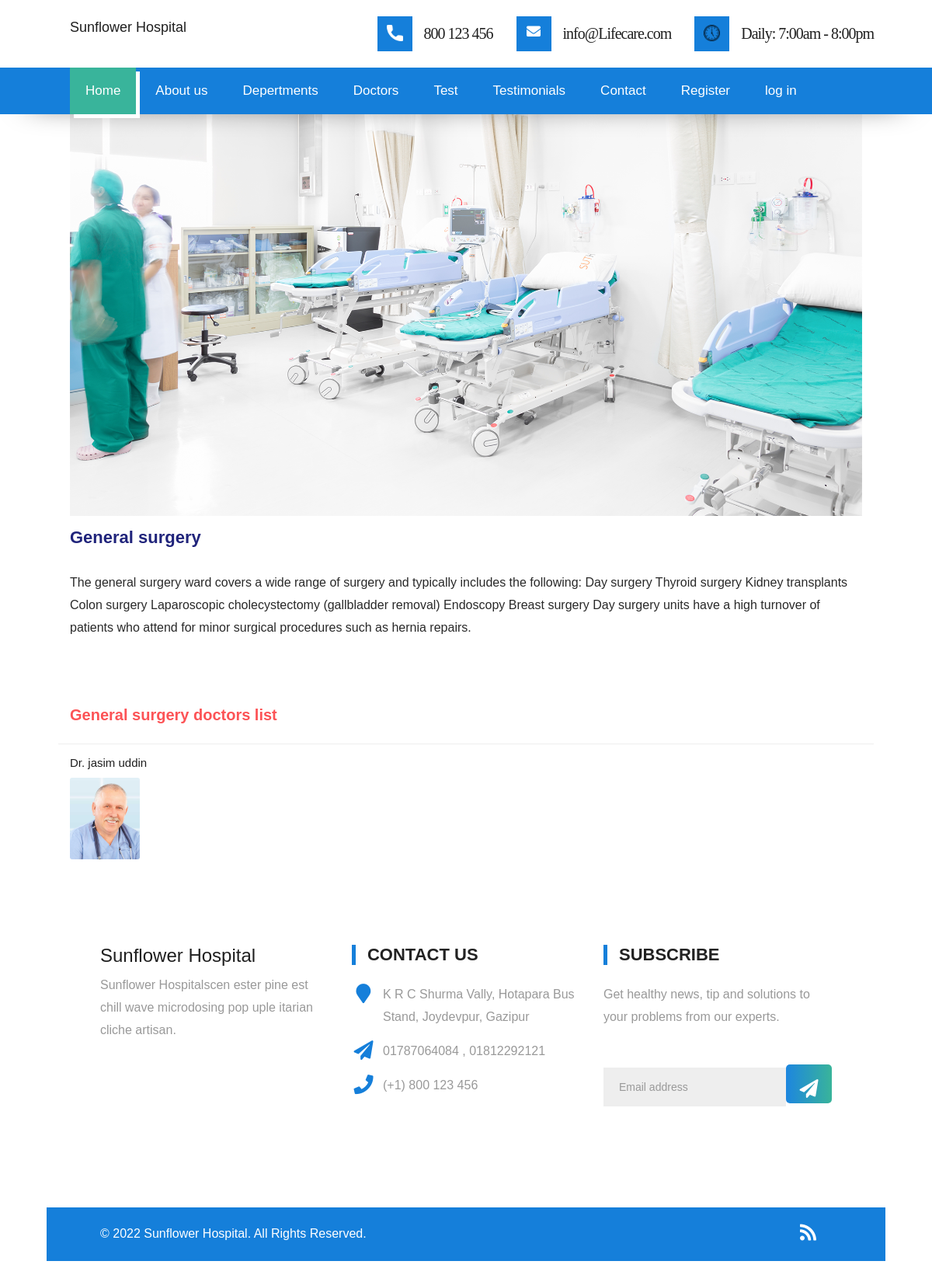
The page /department/1 on the database its author committed.
### homeapp/models.py (models this page shows, shortened)
class Department(models.Model):
    name = models.CharField(max_length=200)
    image= models.ImageField(null=True,blank=True, default="avatar.svg")
    details=models.TextField()
    deptdoctor = models.ForeignKey(Doctor, on_delete=models.SET_NULL, null=True,related_name='doctor_name')

### profileapp/models.py (models this page shows, shortened)
class Doctor(models.Model):
    name = models.CharField(max_length=200)
    speciallist = models.CharField(max_length=200)
    image= models.ImageField(null=True,blank=True, default="avatar.svg")
    details = models.TextField(null=True,blank=True)

### homeapp/views.py (the view)
# urls.py: path('department/<int:pk>', views.department_details, name='departmentdetails'),
def department_details(request,pk):
    object = Department.objects.get(pk=pk)
    return render(request,'homeapp/service_details.html',{'object':object})

### templates/homeapp/service_details.html
{% extends 'base.html' %}
{% load static %}
{% block content %}
{% include 'homeapp/navbar.html' %}
<div class="blog-single gray-bg">
    <div class="container">
        <div class="row align-items-start">
            <div class="col-lg-12 m-15px-tb">
                <article class="article">
                    <div class="article-img">
                        <img src="{{ object.image.url }}" title="" alt="">
                    </div>
                    <div class="article-title">
                        <h2 class="align-items-center">{{object.name}}</h2>
                    </div>
                    <div class="article-content">
                        <p>{{object.details}}</p>
                    </div>
                </article>
            </div>
            <div class="col-lg-12 m-15px-tb blog-aside">
                <div class="widget widget-latest-post">
                    <div class="widget-title">
                        <h3>{{object.name}} doctors list</h3>
                    </div>
                    <div class="widget-body">
                        <div class="latest-post-aside media">
                            <div class="lpa-left media-body">
                                <div class="lpa-title">
                                    <h5>{{object.deptdoctor.name}}</h5>
                                </div>
                            </div>
                            <div class="lpa-right">
                                <a href="#">
                                    <img src="{{object.deptdoctor.image.url}}" title="" alt="">
                                </a>
                            </div>
                        </div>
                    </div>
                </div>
            </div>
{% include 'homeapp/footer.html' %}
{% endblock %}

### static/css/style.css (style rules this page uses)
body { color: #999; font-size: 15px; font-family: 'Source Sans Pro', sans-serif; line-height: 1.80857; }
a { color: #1f1f1f; text-decoration: none !important; outline: none !important; -webkit-transition: all .3s ease-in-out; -moz-transition: all .3s ease-in-out; -ms-transition: all .3s ease-in-out; -o-transition: all .3s ease-in-out; transition: all .3s ease-in-out; }
h1, h2, h3, h4, h5, h6 { letter-spacing: 0; font-weight: normal; position: relative; padding: 0 0 10px 0; font-weight: normal; line-height: 120% !important; color: #1f1f1f; margin: 0 }
h2 { font-size: 22px }
h3 { font-size: 18px }
h5 { font-size: 14px }
a { color: #1f1f1f; text-decoration: none; outline: none; }
a, .btn { text-decoration: none !important; outline: none !important; -webkit-transition: all .3s ease-in-out; -moz-transition: all .3s ease-in-out; -ms-transition: all .3s ease-in-out; -o-transition: all .3s ease-in-out; transition: all .3s ease-in-out; }
body { margin-top:20px; }

### static/css/versions.css (style rules this page uses)
body.clinic_version { font-family: 'Roboto', sans-serif; }

### static/css/responsive.css (style rules this page uses)
@media (max-width: 1200px) { .container { width: 90%; } }

### static/css/custom.css (style rules this page uses)
* { font-family: 'Poppins', sans-serif; }
h1,h2,h3,h4,h5,h6 { font-family: 'Poppins', sans-serif; }
p { font-family: 'Poppins', sans-serif; font-size: 16px; font-weight: 300; }

### static/css/detail.css (style rules this page uses)
.blog-aside .widget { border-radius: 5px; overflow: hidden; margin-top: 15px; margin-bottom: 15px; width: 100%; display: inline-block; vertical-align: top; }
.blog-aside .widget-body { padding: 15px; }
.blog-aside .widget-title { padding: 15px; border-bottom: 1px solid #eee; }
.blog-aside .widget-title h3 { font-size: 20px; font-weight: 700; color: #fc5356; margin: 0; }
.blog-aside .latest-post-aside .lpa-right { width: 90px; }
.blog-aside .latest-post-aside .lpa-right img { border-radius: 3px; }
.blog-aside .latest-post-aside .lpa-left { padding-right: 15px; }
.blog-aside .latest-post-aside .lpa-title h5 { margin: 0; font-size: 15px; }
.blog-single { padding-top: 30px; padding-bottom: 30px; }
img { max-width: 100%; }
img { vertical-align: middle; border-style: none; }
.article { border-radius: 5px; overflow: hidden; color: rgba(41, 41, 41, 1); background: rgba(255, 255, 255, 1); padding: 15px; margin: 15px 0 30px; }
.article .article-title { padding: 15px 0 20px; }
.article .article-title h2 { color: #20247b; font-weight: 600; }

### rows shown on the page
Department: image (picture), name "General surgery", details "The general surgery ward covers a wide range of surgery and typically includes the following: Day surgery Thyroid surgery Kidney transplants Colon surgery Laparoscopic cholecystectomy (gallbladder removal) Endoscopy Breast surgery Day surgery units have a high turnover of patients who attend for minor surgical procedures such as hernia repairs.", deptdoctor.name "Dr. jasim uddin", deptdoctor.image (picture)
